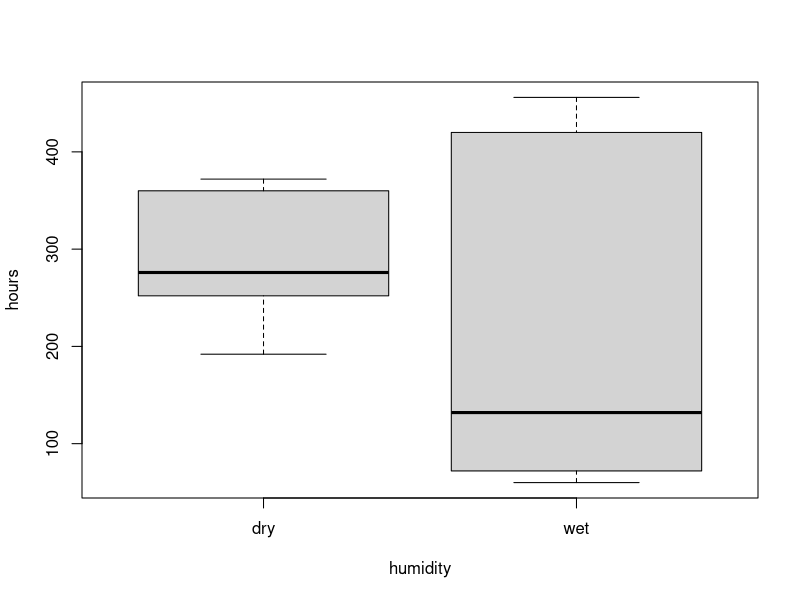
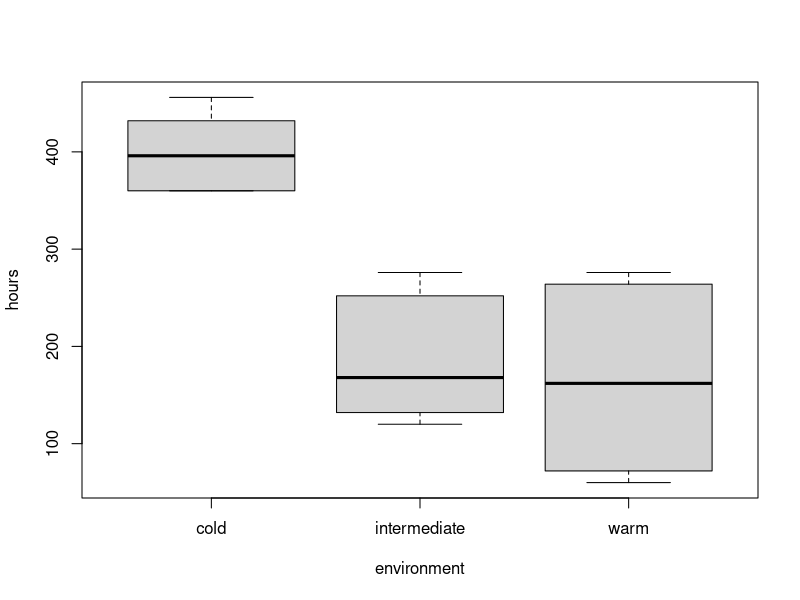
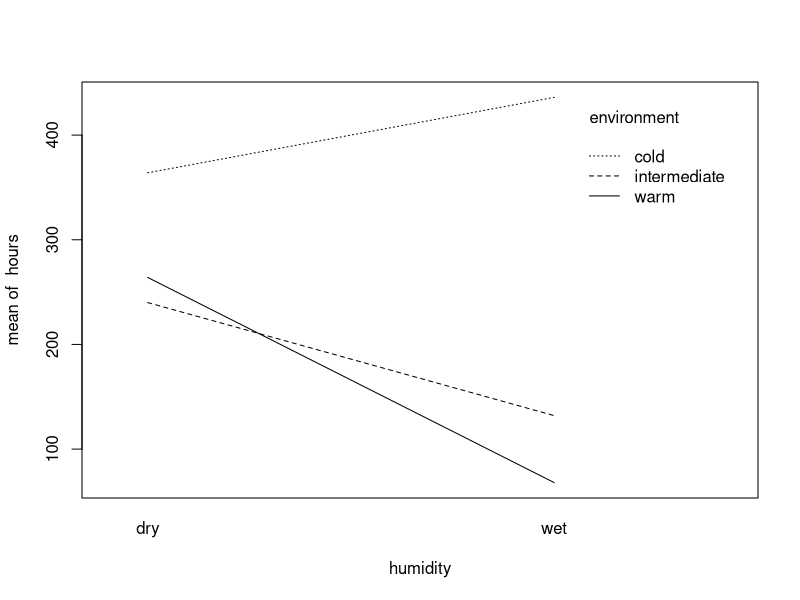
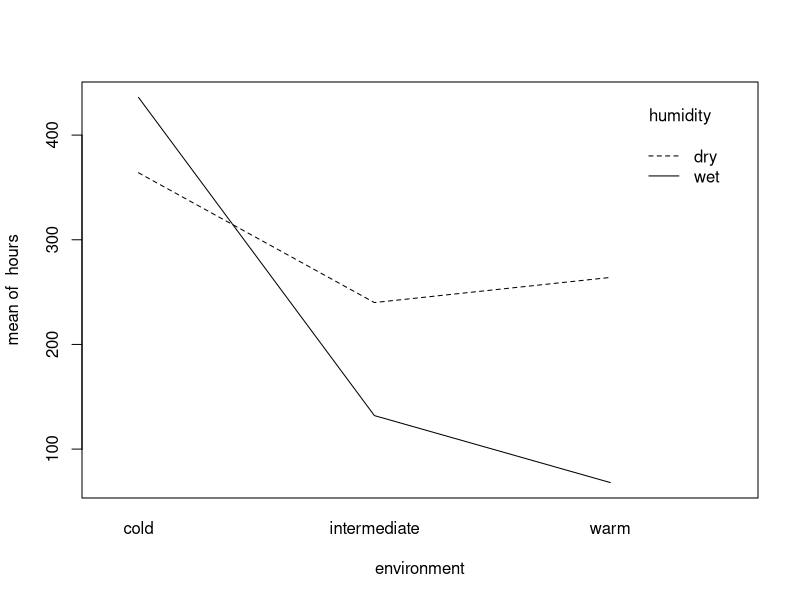
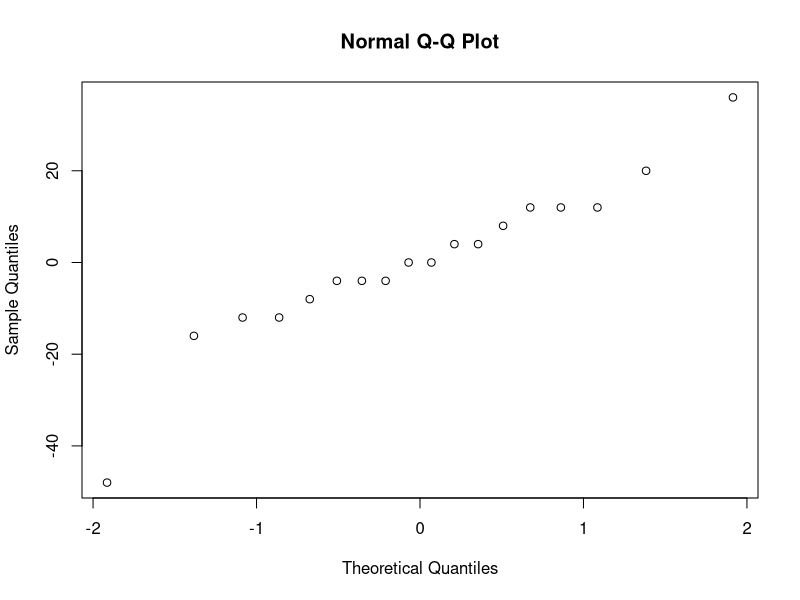
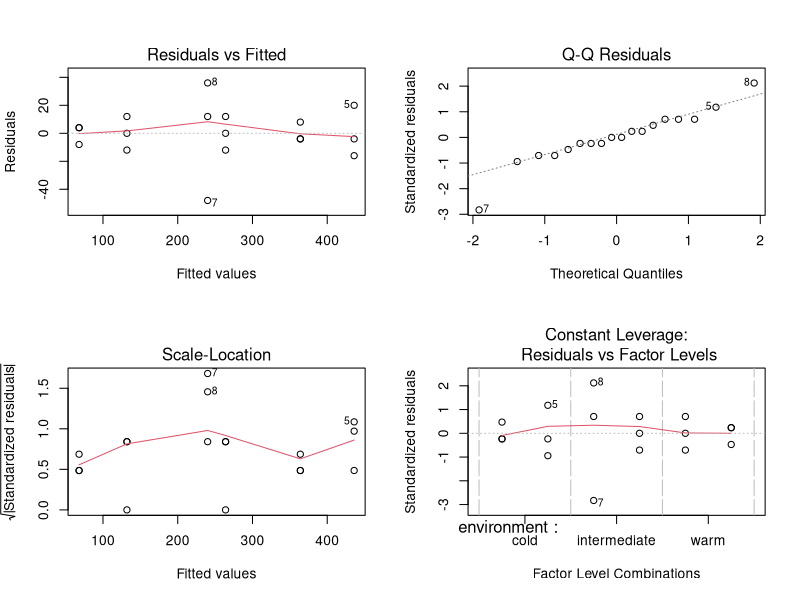

Generate these figures, in order, with R:
bread = read.table("bread.txt")
hours = bread$hours
humidity = bread$humidity
environment = bread$environment

#1.1
sample_slices = sample(1:18, 18)

#1.2
boxplot(hours~humidity)
boxplot(hours~environment)

#1.3
interaction.plot(humidity, environment, hours)
interaction.plot(environment, humidity, hours)

#1.4
aovenvhum = lm(hours ~ environment*humidity, data=bread)
anova(aovenvhum)

#1.7
qqnorm(residuals(aovenvhum))

#1.8
par(mfrow=c(2,2))
plot(aovenvhum)
